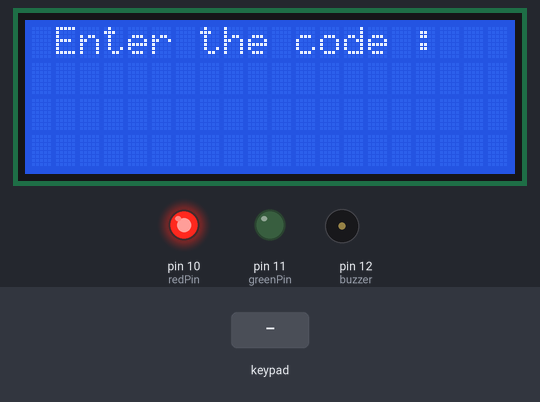
Simulated run of this sketch. Board: Arduino Uno, built with avr-gcc and run on an emulated ATmega328P. Shown: 20×4 character LCD, output pins drawn as LEDs (lit = HIGH), buzzer (waves = sounding, pin HIGH). The inputs (shaded band) are chosen by the test bench.

Above: at 3.2 s.
3.3 s: keypad keys 1 2 3 4 pressed 0.4 s apart
At 4.91 s:
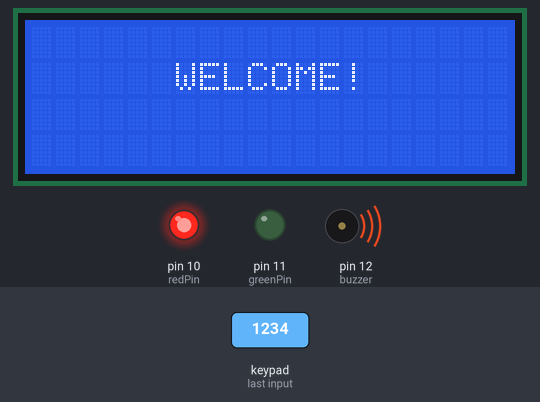
At 5.5 s:
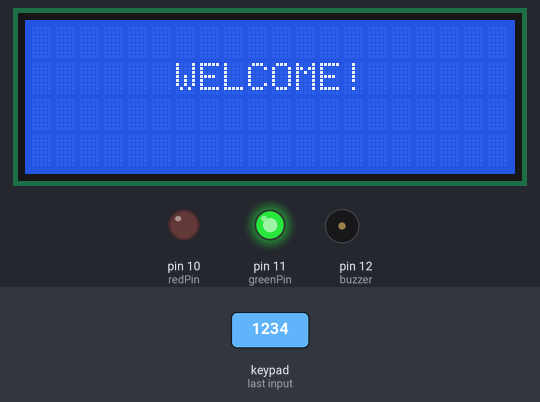
9.4 s: keypad keys 6 7 8 9 pressed 0.4 s apart
At 13.0 s:
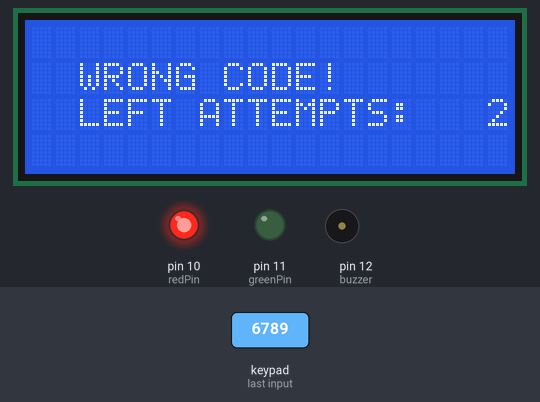
14.0 s: key '#' pressed
Timing chart, 0 to 17.0 s (numbered marks = the images above; inputs shaded):
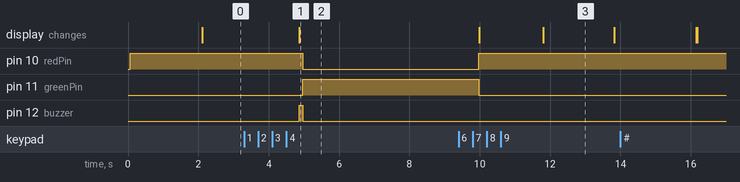

Measured:
- after the input at 3.3 s, pin 10 (redPin): HIGH → LOW after 1.7 s; pin 11 (greenPin): LOW → HIGH after 1.7 s; pin 12 (buzzer): LOW → HIGH after 1.6 s, → LOW 0.10 s later; the display: changes after 1.6 s (image 1)
- after the input at 9.4 s, the display: first differs from a run without the input after 2.4 s (image 3)
- what the display in image 3 shows lasts 2.0 s, from 11.8 s to 13.8 s

The sketch:

auto_lock_door.ino
```cpp
// Loading libraires
#include<Keypad.h> //Keypad
#include <Wire.h> // Wire
#include <LiquidCrystal_I2C.h> //LCD screen

LiquidCrystal_I2C lcd(0x3F,20,4);

// Keypad characters
char keys[4][3]={
 {'1','2','3'},
 {'4','5','6'},
 {'7','8','9'},
 {'*','0','#'}};

byte rowPin[4]={6,7,8,9};
byte colPin[3]={3,4,5};

String password = "1234";  // Password
int position = 0; // Character's password positiion

int wrong = 0; // Failed attempt counter

int redPin = 10; // Locked door output
int greenPin = 11; // Opened door output
int buzzer = 12; // Alarm output

// Keypad mapping
Keypad keypad=Keypad(makeKeymap(keys),rowPin,colPin,4,3);

int total = 0; // Failed attempt overall
// Initialization
void setup(){

 pinMode(redPin,OUTPUT);
 pinMode(greenPin,OUTPUT);
 pinMode(buzzer, OUTPUT);
 lcd.init(); //LCD initialization
 lcd.backlight();
 lcd.clear(); // Clear LCD screen
 setLocked(true); // Locking
 delay(20);
}

void loop(){

  lcd.clear(); // Clear LCD screen
  lcd.print(" Enter the code : ");
  delay(100);
  char pressed=keypad.getKey();//Get the inpur
  String key[3];

  if(pressed){
    if(pressed == '#'){ // The door is lock if we press '#'
          position = 0; // Clear character's password position
          setLocked(true); // Locked
          lcd.clear(); // Clear LCD screen
      }

     else if(pressed == password[position]){ //The character is in the right order
          key[position]=pressed;
          position++; // Incrementation of the position
      }

     else if (pressed != password[position] ) // The character is in the wrong order
      {
          wrong++; // Incrementation of failed attempt counter
          position ++; // Incrementation of the position
      }

    if(position == 4){
          if( wrong >0) // The password is wrong
            {

                total++; // Incrementation of the overall failed attempt
                wrong = 0; // clear counter
                position = 0; // Clear character's password position
                lcd.clear(); //  Clear LCD screen
                lcd.setCursor(0,1);
                lcd.print("  WRONG CODE!");
                lcd.setCursor(0,2);
                lcd.print("  LEFT ATTEMPTS: ");
                lcd.setCursor(19,2);
                lcd.print(3-total);
                setLocked(true); // Vérouillage
            }

          else if(position == 4 && wrong == 0) // The code is right
            {
                buzzer_beep_unlock(); // Unlock the door
            }

             if(total ==3){ // 3 failed attempt in a row
                total=0;  // clear counter
                buzzer_beep_lock(); // Start the alarm
            }

        }

   }


}

void setLocked(int locked){ // Lock/unlock function
    if (locked){ // Lock
          digitalWrite(redPin, HIGH); // Set Lock LED to  1
          digitalWrite(greenPin, LOW); // Set Unlock LED to  0
          delay(2000);
      }
    else{ //Unlock
          digitalWrite(redPin, LOW); // Set Lock LED to  0
          digitalWrite(greenPin, HIGH); //Set Unlock LED to  1
          delay(5000);
          digitalWrite(redPin, HIGH); // Set Lock LED to  1
          digitalWrite(greenPin, LOW); // Set Unlock LED to  0
      }
  }
void buzzer_beep_lock(){ // Alarm
   lcd.clear(); // Clear LCD Screen
   lcd.setCursor(0,1);
   lcd.print("   ACCESS DENIED !!!");
   // Start alarm during 10 seconds
   digitalWrite(buzzer,HIGH);
   delay(10000);
   digitalWrite(buzzer,LOW);

}
void buzzer_beep_unlock(){ // Alarm
   position = 0; // Clear character's password position
   wrong = 0; // Clear counter
   lcd.clear(); // Clear LCD Screen
   lcd.setCursor(0,1);
   lcd.print("      WELCOME!     ");
   digitalWrite(buzzer,HIGH);
   delay(100);
   digitalWrite(buzzer,LOW);
   setLocked(false); // unlock

}
```
